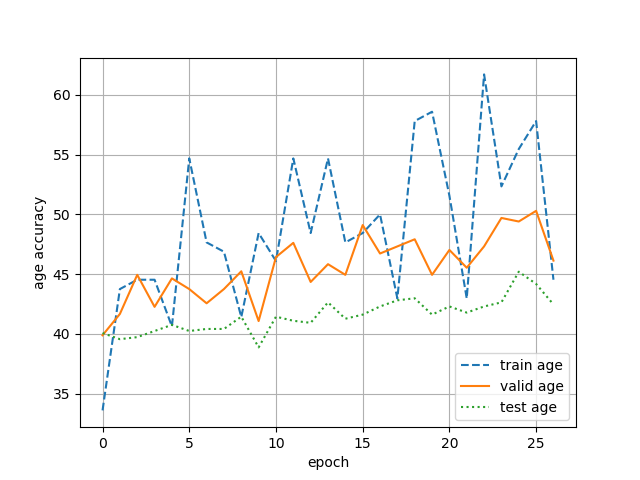

Source code (Python):

import numpy as np
import sys
import pickle
import random
from net import Network
import matplotlib.pyplot as plt

train_mode = 'gender'


def load_data(name):
	"""
	Load the whole data
	:param name:
	:return:
	"""
	with open(name, 'rb') as f:
		return pickle.load(f)

def train_model():
	"""
	This function will train model
	Tips: Load test,validation data first
	Then, seperately load training data, since training data is really huge.
	:return:
	"""
	path = '/home/hengtong/project/age_gender/data/small/wiki_new.pkl'
	data = load_data(path)
	## extract different type data
	train_dataset = data['train_dataset']/255
	train_age_labels = data['train_age_labels']
	#train_gender_labels = data['train_gender_labels']

	valid_dataset = data['valid_dataset']/255
	valid_age_labels = data['valid_age_labels']
	#valid_gender_labels = data['valid_gender_labels']

	test_dataset = data['test_dataset']/255
	test_age_labels = data['test_age_labels']
	#test_gender_labels = data['test_gender_labels']

	hight = 128
	channel = 1
	batch_size = 128
	learn_rate = 0.01
	n_output = 4 # age mode
	total_size = train_dataset.shape[0]
	net = Network(
		n_output = n_output,
		n_length=hight,
		learning_rate=learn_rate,
		batch_size=batch_size,
		channel=channel,
		output_graph=False,
		use_ckpt=False
	)

	epoch = 400 # epoch
	iteration = int(total_size / batch_size)
	print iteration
	i = 1  # total training time
	accu_train_age = []
	accu_valid_age = []
	accu_test_age = []
	early_stop =0 # early stopping flag
	train_rate_age = 0

	for e in range(epoch):
		print("-------------------------------")
		print("epoch %d" % (e + 1))
		# randomly sample batch memory from all memory
		indices = np.random.permutation(total_size)
		for ite in range(iteration):
			mini_indices = indices[ite * batch_size:(ite + 1) * batch_size]
			batch_x = train_dataset[mini_indices, :, :, :]
			batch_y_age = train_age_labels[mini_indices, :]
			net.learn(batch_x, batch_y_age)

			if i % 50 == 0:
				cost, train_rate_age= net.get_accuracy_rate(batch_x, batch_y_age)
				print("Iteration: %i. Train loss %.5f, Minibatch gen accuracy:"" %.1f%%"% (i, cost, train_rate_age))
				accu_train_age.append(train_rate_age)

			if i % 50 == 0:
				cost, valid_rate_age = net.get_accuracy_rate(valid_dataset, valid_age_labels)
				print("Iteration: %i. Validation loss %.5f, Validation gen accuracy:" " %.1f%%" % (i, cost, valid_rate_age))
				accu_valid_age.append(valid_rate_age)

				cost, test_rate_age= net.get_accuracy_rate(test_dataset, test_age_labels)
				print("Iteration: %i. Test loss %.5f, Test gen accuracy:"" %.1f%%" % (i, cost, test_rate_age))
				accu_test_age.append(test_rate_age)

			if i % 500 == 0:
				net.save_parameters()

			i = i + 1
		# early stopping
		if train_rate_age == 100:
			if early_stop == 10:
				print("Early Stopping!")
				break
			else:
				early_stop = early_stop + 1

		net.plot_cost()  # plot trainingi cost

		plt.figure()  # plot accuracy
		plt.plot(np.arange(len(accu_train_age)), accu_train_age, label='train age', linestyle='--')
		plt.plot(np.arange(len(accu_valid_age)), accu_valid_age, label='valid age', linestyle='-')
		plt.plot(np.arange(len(accu_test_age)), accu_test_age, label='test age', linestyle=':')
		plt.ylabel('age accuracy')
		plt.xlabel('epoch')
		plt.legend(loc='lower right')
		plt.grid()
		plt.savefig('age.png')


def main():
	train_model()

if __name__=='__main__':
	main()	
	

